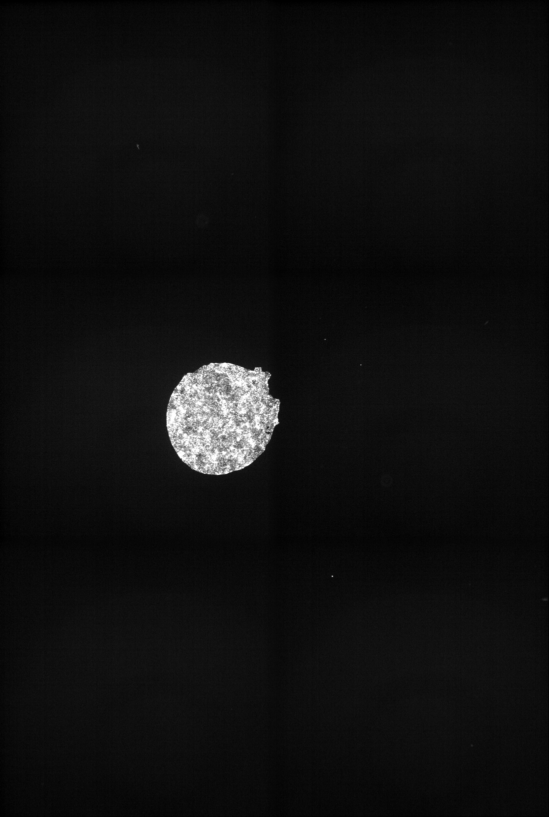
%> input picture Code/Experimental data segmentation/c2.tif, 549 x 817 px
$ octave main.m   (GNU Octave 9; MATLAB toolbox functions it lacks are replaced by stand-ins)
%> lines starting %> are read from the running program, lines starting %| are printed output that depends on the picture; in (x1, y1, x2, y2) boxes, pixels count from 0 and x2, y2 are one past the last pixel; in counts of white or black regions, pixels touching at a corner belong together; the program's own positions count from 1
%> further down, thisfluor1 is the input picture: size 817x549 uint8; min 0, max 255, mean 16.1
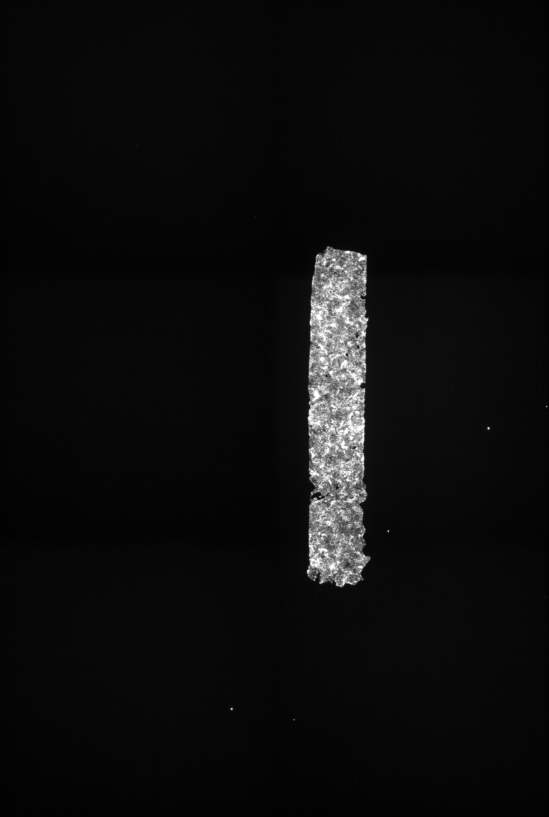
%> input picture Code/Experimental data segmentation/c3.tif, 549 x 817 px
%> further down, thisfluor2 is the input picture: size 817x549 uint8; min 0, max 255, mean 12.5
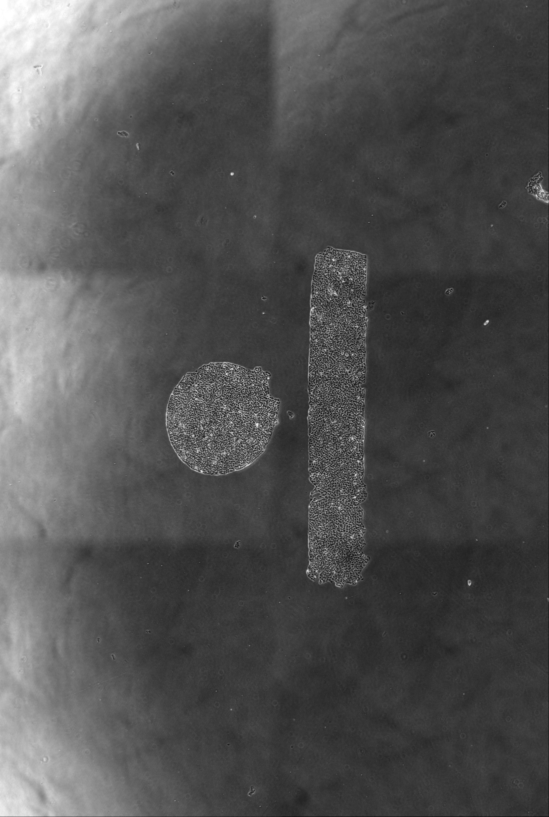
%> input picture Code/Experimental data segmentation/c1.tif, 549 x 817 px
%> further down, thisphase is the input picture: size 817x549 uint8; min 27, max 255, mean 81.9
### Code/Experimental data segmentation/normalizeImage.m
function [outputImage]=normalizeImage(inputImage,fractionPixelsToClip,output8or16bit)
%> called with fractionPixelsToClip = 0, output8or16bit = 8
if fractionPixelsToClip >1 || fractionPixelsToClip<0
   error('please choose fraction of Pixels to clip between 0 and 1 (input 2)');
end
imsize=size(inputImage);
%> imsize = [817 549]
reshaped=reshape(inputImage,[imsize(1)*imsize(2),1]);
sorted=sort(reshaped);
amax=double(sorted(round(length(sorted)*(max([1-fractionPixelsToClip,fractionPixelsToClip])))));
%> amax = 1081.9
amin=double(sorted((round(length(sorted)*(min([1-fractionPixelsToClip,fractionPixelsToClip]))))+1));
%> amin = 0
enhancedImage=mat2gray(inputImage,[amin amax]);
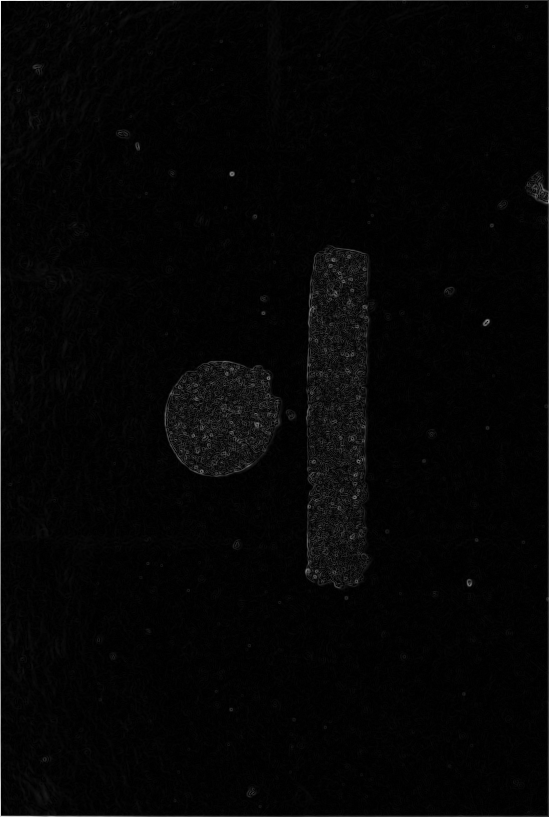
%> enhancedImage: size 817x549 double; min 0, max 1, mean 0.0207

if output8or16bit==16

    outputImage=uint16(enhancedImage*(2^16-1));


elseif output8or16bit==8
    outputImage=uint8(enhancedImage*(2^8-1));
else
    error('please choose 8 or 16 for output bit depth (input 3)');
end
end

### Code/Experimental data segmentation/TriangleThreshold.m
function [BW]=TriangleThreshold(inputImage)

[lehisto,~]=imhist(inputImage);
%> lehisto = 256 values, max 100295 at index 3, min 0 at index 236, mean 1752.1
%
% [level]=triangle_th(gaussBlur,256);

num_bins=256;


    [~,xmax]=max(lehisto);
%> xmax = 3
    xmax=round(mean(xmax));   %can have more than a single value!
    h=lehisto(xmax);
%> h = 100295

%   Find location of first and last non-zero values.
%   Values<h/10000 are considered zeros.
    indi=find(lehisto>h/10000);
%> indi = 146 values from 1 to 241
    fnz=indi(1);
%> fnz = 1
    lnz=indi(end);
%> lnz = 241

%   Pick side as side with longer tail. Assume one tail is longer.
    lspan=xmax-fnz;
%> lspan = 2
    rspan=lnz-xmax;
%> rspan = 238
    if rspan>lspan  % then flip lehisto
        lehisto=fliplr(lehisto');
%> lehisto = 256 values, max 100295 at index 254, min 0 at index 2, mean 1752.1
        a=num_bins-lnz+1;
%> a = 16
        b=num_bins-xmax+1;
%> b = 254
        isflip=1;
    else
        lehisto=lehisto';
        isflip=0;
        a=fnz;
        b=xmax;
    end

%   Compute parameters of the straight line from first non-zero to peak
%   To simplify, shift x axis by a (bin number axis)
    m=h/(b-a);
%> m = 421.4

%   Compute distances
    x1=0:(b-a);
%> x1 = 239 values from 0 to 238
    y1=lehisto(x1+a);
%> y1 = 239 values, max 100295 at index 239, min 0 at index 6, mean 1479.8
    beta=y1+x1/m;
%> beta = 239 values, max 100295.6 at index 239, min 0.0119 at index 6, mean 1480
    x2=beta/(m+1/m);
%> x2 = 239 values, max 238 at index 239, min 2.82e-05 at index 6, mean 3.51
    y2=m*x2;
%> y2 = 239 values, max 100295 at index 239, min 0.0119 at index 6, mean 1480
    L=((y2-y1).^2+(x2-x1).^2).^0.5;
%> L = 239 values, max 224.1 at index 230, min 1.46e-11 at index 239, mean 115.5

%   Obtain threshold as the location of maximum L.
    level=find(max(L)==L);
%> level = 230
    level=a+mean(level);
%> level = 246

%   Flip back if necessary
    if isflip
        level=num_bins-level+1;
%> level = 11
    end

    level=level/num_bins;
%> level = 0.043

BW=imbinarize(inputImage,level);
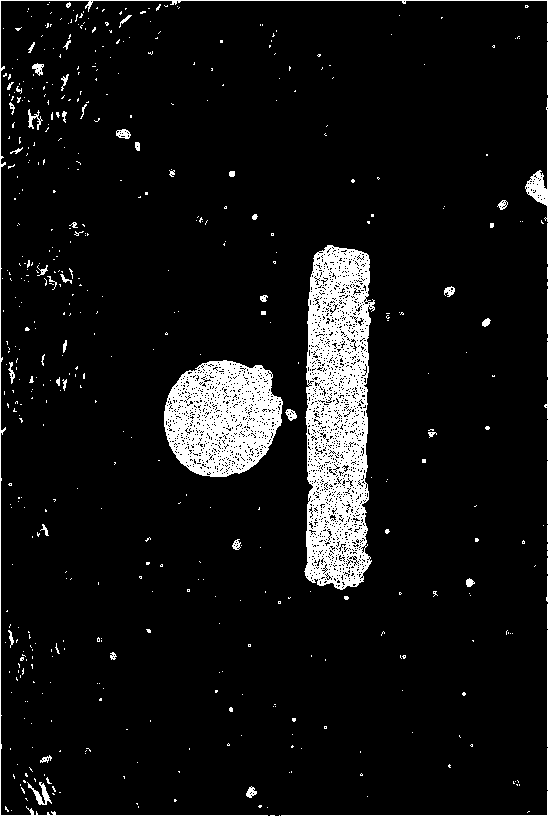
%> BW: size 817x549 logical; 7.8% white; 503 white regions (457 under 20 px), largest, box (x1, y1, x2, y2) and area: (304, 245, 375, 590) 16916, (164, 360, 283, 477) 9538, (0, 0, 549, 817) 4701

end

### Code/Experimental data segmentation/main.m
%%

%tif stacks made by passing writeMode 'append' to imwrite
writeMode = cell([1000,1]);
writeMode(:) = {'append'};
writeMode(1)= {'overWrite'};

frames = length(imfinfo('c1.tif')); %find number of frames in input image

for jj=1:frames
    clc
    disp([ num2str(jj) '/' num2str(frames)]);

    %read in the data
    thisfluor1 = imread('c2.tif',jj);
    thisfluor2 = imread('c3.tif',jj);
    thisphase = imread('c1.tif',jj);

    %resize the phase data to match the fluor data
    phaseResized = imresize(thisphase,size(thisfluor1));

    %calculate the gradient analogous to "find edges" command in Fiji
    edges=normalizeImage(imgradient(phaseResized),0,8);

    %Threshold the image to find the overall tissue mask
    phaseMask = TriangleThreshold(edges);

    %manually subtract out the background from the fluorescence channels
    fluor1Background = median(thisfluor1(phaseMask==0));
%> fluor1Background = 12
    fluor1BackSub = thisfluor1-fluor1Background;

    fluor2Background = median(thisfluor2(phaseMask==0));
%> fluor2Background = 7
    fluor2BackSub = thisfluor2-fluor2Background;

    %Find whether fluor 1 or fluor 2 is brighter at each pixel of the image
    fluor1Greater = (fluor1BackSub > fluor2BackSub);
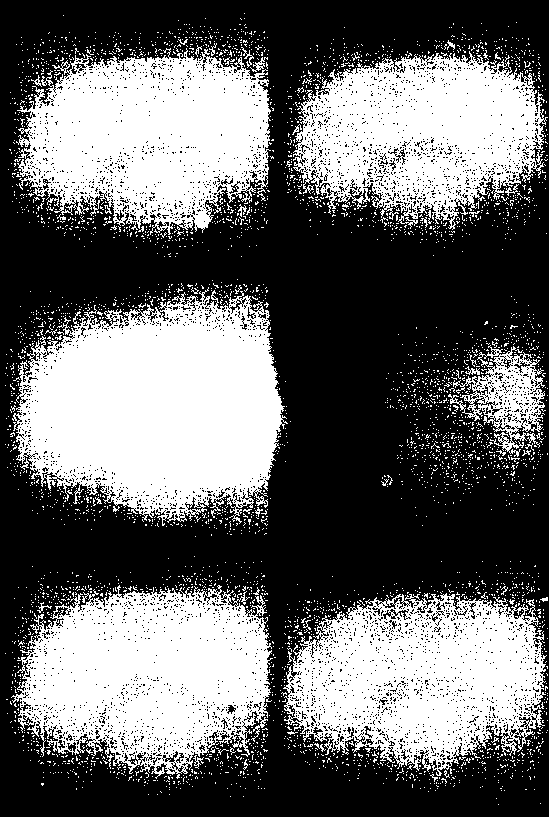
%> fluor1Greater: size 817x549 logical; 41.3% white; 3959 white regions (3912 under 20 px), largest, box (x1, y1, x2, y2) and area: (12, 287, 288, 526) 44819, (11, 585, 273, 779) 33777, (16, 48, 271, 235) 32595
    fluor2Greater = (fluor2BackSub >= fluor1BackSub);

    %use the overall mask to mask out the background
    fluor1Greater(phaseMask==0)=0;
%> fluor1Greater: size 817x549 logical; 2.4% white; 291 white regions (278 under 20 px), largest, box (x1, y1, x2, y2) and area: (164, 360, 282, 477) 9522, (116, 129, 131, 139) 97, (28, 114, 43, 130) 77
    fluor2Greater(phaseMask==0)=0;
%> fluor2Greater: size 817x549 logical; 5.4% white; 412 white regions (382 under 20 px), largest, box (x1, y1, x2, y2) and area: (304, 245, 375, 590) 16916, (0, 0, 549, 817) 4639, (27, 782, 52, 805) 199

    %keep only the largest contiguous regions and fill holes
    fluor1Filt = bwareafilt(fluor1Greater,1,4);
%> fluor1Filt: size 817x549 logical; 2.1% white; 1 white region, box (x1, y1, x2, y2) and area: (164, 360, 282, 477) 9519
    fluor2Filt = bwareafilt(fluor2Greater,1,4);
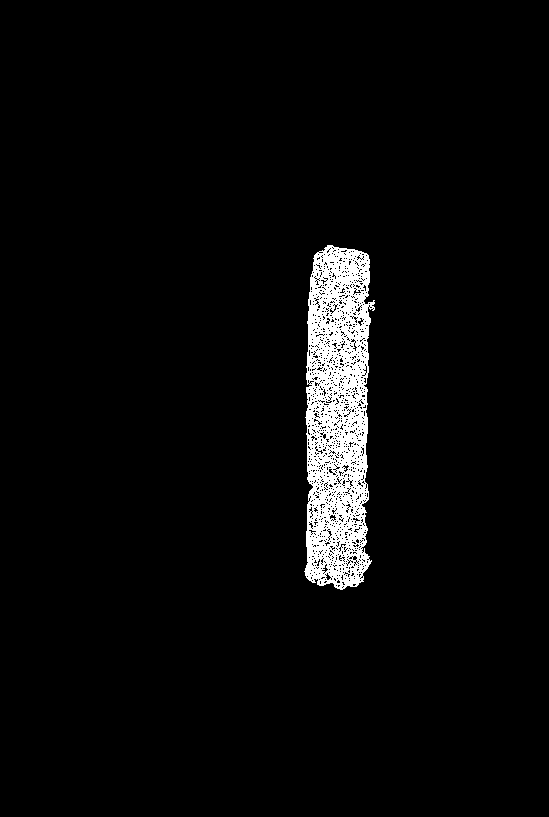
%> fluor2Filt: size 817x549 logical; 3.8% white; 1 white region, box (x1, y1, x2, y2) and area: (304, 245, 375, 590) 16874
    fluor1FiltFilled = imfill(fluor1Filt,'holes');
%> fluor1FiltFilled: size 817x549 logical; 2.4% white; 1 white region, box (x1, y1, x2, y2) and area: (164, 360, 282, 477) 10827
    fluor2FiltFilled = imfill(fluor2Filt,'holes');
%> fluor2FiltFilled: size 817x549 logical; 4.5% white; 1 white region, box (x1, y1, x2, y2) and area: (304, 245, 375, 590) 20052

    combinedMask = fluor1FiltFilled | fluor2FiltFilled;
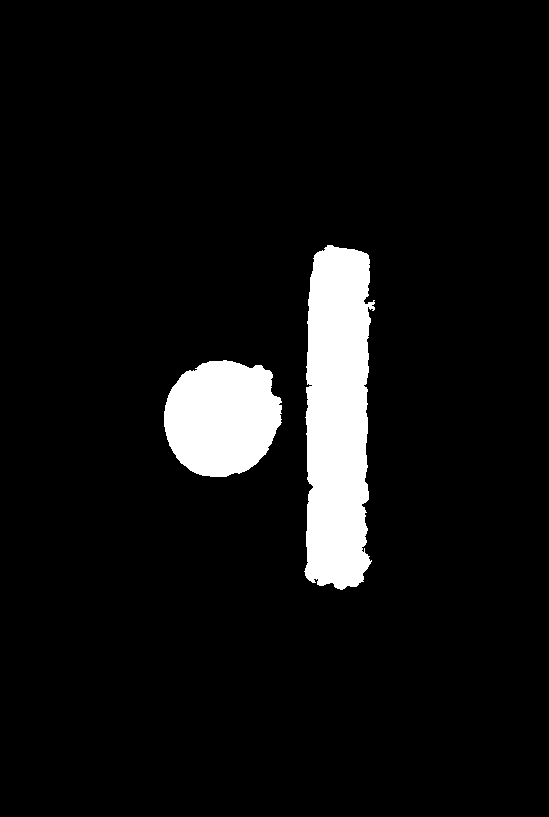
%> combinedMask: size 817x549 logical; 6.9% white; 2 white regions, box (x1, y1, x2, y2) and area: (304, 245, 375, 590) 20052, (164, 360, 282, 477) 10827

    %save the data as tif stacks
    imwrite(combinedMask,'c1_mask.tif','writeMode', writeMode{jj},'compression','none');
    imwrite(fluor1FiltFilled,'c2_mask.tif','writeMode', writeMode{jj},'compression','none');
    imwrite(fluor2FiltFilled,'c3_mask.tif','writeMode', writeMode{jj},'compression','none');
end
